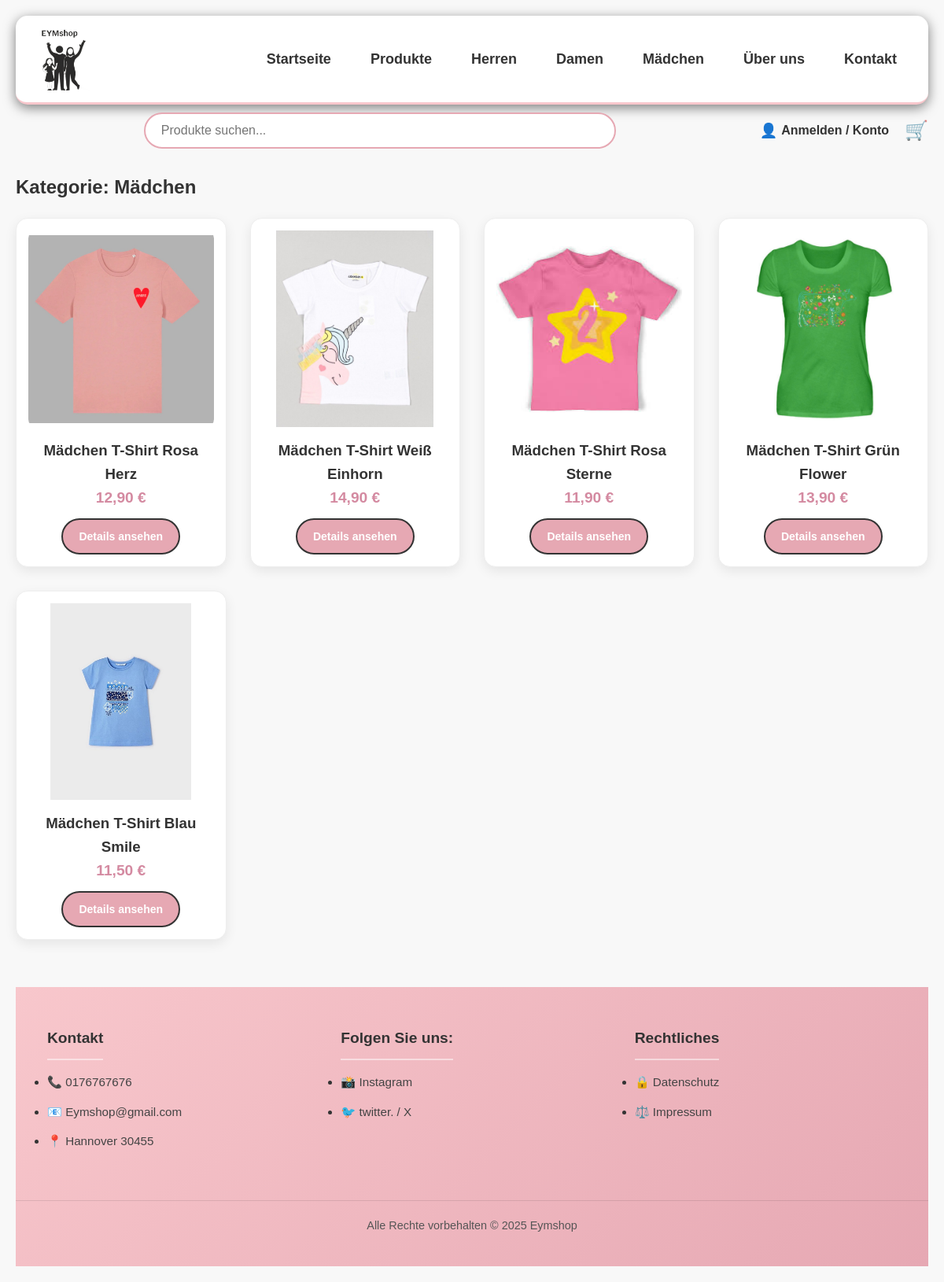
/produkte.php?kategorie=Mädchen, run on the app's committed database.
### tables this page shows
CREATE TABLE `produkte` (
  `produkt_id` int NOT NULL,
  `kategorie_id` int NOT NULL,
  `produktname` varchar(150) NOT NULL,
  `markenname` varchar(100) DEFAULT NULL,
  `kurzbeschreibung` varchar(255) DEFAULT NULL,
  `produktbeschreibung` text,
  `preis` decimal(10,2) NOT NULL,
  `hauptbild` varchar(255) DEFAULT NULL
);

### public/produkte.php (the view, shortened to what this page needs)
<?php
require_once '../includes/functions.php';
$kategorie_filter = isset($_GET['kategorie']) ? $_GET['kategorie'] : null;
$search_query = isset($_GET['s']) ?
trim($_GET['s']) : null;
$produkte = [];
$titleSeitet = "Produkte";
if ($search_query) {
    $titleSeitet = "Suchergebnisse für: \"" . htmlspecialchars($search_query) . "\"";
    $sql = "SELECT * FROM produkte WHERE produktname LIKE ? OR produktbeschreibung LIKE ?";
    $stmt = $conn->prepare($sql);
    $searchTerm = "%" . $search_query . "%";
    $stmt->bind_param("ss", $searchTerm, $searchTerm);
    $stmt->execute();
    $produkte = $stmt->get_result();
} elseif ($kategorie_filter) {
    $titleSeitet = "Kategorie: " . htmlspecialchars($kategorie_filter);
    $sql_kat = "SELECT kategorie_id FROM kategorien WHERE kategoriename = ?";
    $stmt_kat = $conn->prepare($sql_kat);
    $stmt_kat->bind_param("s", $kategorie_filter);
    $stmt_kat->execute();
    $res_kat = $stmt_kat->get_result();
    if ($row = $res_kat->fetch_assoc()) {
        $kat_id = $row['kategorie_id'];
        $sql = "SELECT * FROM produkte WHERE kategorie_id = ?";
        $stmt = $conn->prepare($sql);
        $stmt->bind_param("i", $kat_id);
        $stmt->execute();
        $produkte = $stmt->get_result();
    } else {
        $produkte = getAllProducts($conn);
    }
} else {
    $produkte = getAllProducts($conn);
}
?>
<!DOCTYPE html>
<html lang="de">
<head>
    <link rel="stylesheet" href="../assets/css/styles.css">
</head>
<body>
<div class="container">
    <?php include '../includes/header.php'; ?>
    <h2>
        <?php echo $titleSeitet; ?>
    </h2>
    <div class="produkt-grid">
        <?php
        if ($produkte && $produkte->num_rows > 0) {
            while ($p = $produkte->fetch_assoc()) {
        ?>
            <div class="produkt-card">
                <div class="produkt-bild-container">
                    <img src="../<?php echo htmlspecialchars($p['hauptbild']); ?>"
                    alt="<?php echo htmlspecialchars($p['produktname']); ?>"
                    class="produkt-bild">
                </div>
                <h3><?php echo htmlspecialchars($p['produktname']);?></h3>
                <p style="font-size: 1.2em; color: #d48aa1; font-weight: bold;"><?php echo number_format($p['preis'],2, ',', '.'); ?> €</p>
                <a href="produktdetails.php?id=<?php echo $p['produkt_id'];?>" class="btn">Details ansehen</a>
            </div>
        <?php
            }
        } else {
        ?>
            <p>Keine Produkte gefunden.</p>
        <?php
        }
        ?>
    </div>
<?php require_once '../includes/footer.php'; ?>
</div>
</body>
</html>

### assets/css/styles.css (style rules this page uses)
* { margin: 0; padding: 0; box-sizing: border-box; }
body { font-family: 'Arial', sans-serif; background-color: #f8f8f8; color: #333; line-height: 1.6; }
.container { max-width: 1400px; margin: 0 auto; padding: 20px; }
.products-section, .produkt-grid { display: grid; grid-template-columns: repeat(auto-fit, minmax(250px, 1fr)); gap: 30px; margin-top: 20px; margin-bottom: 50px; width: 100%; }
.product-card, .produkt-card { background: #fff; border-radius: 15px; padding: 15px; text-align: center; box-shadow: 0 5px 15px rgba(0,0,0,0.08); transition: transform 0.3s ease, box-shadow 0.3s ease; border: 1px solid #eee; }
.product-image, .produkt-bild-container { height: 250px; margin-bottom: 15px; border-radius: 10px; overflow: hidden; display: flex; align-items: center; justify-content: center; background-color: #fff; }
.product-image img, .produkt-bild { max-height: 100%; max-width: 100%; object-fit: cover; object-position: top; }
.btn { display: inline-block; padding: 10px 20px; background-color: #e6a8b3; color: #fff; border: 2px solid #333; border-radius: 25px; text-decoration: none; font-weight: bold; font-size: 14px; cursor: pointer; transition: background-color 0.3s ease; margin-top: 10px; }

### data on the page
produkte: hauptbild (picture), produktname "Mädchen T-Shirt Rosa Herz", preis "12,90"
produkte: hauptbild (picture), produktname "Mädchen T-Shirt Weiß Einhorn", preis "14,90"
produkte: hauptbild (picture), produktname "Mädchen T-Shirt Rosa Sterne", preis "11,90"
produkte: hauptbild (picture), produktname "Mädchen T-Shirt Grün Flower", preis "13,90"
produkte: hauptbild (picture), produktname "Mädchen T-Shirt Blau Smile", preis "11,50"

### other printed values
$titleSeitet "Kategorie: Mädchen"
